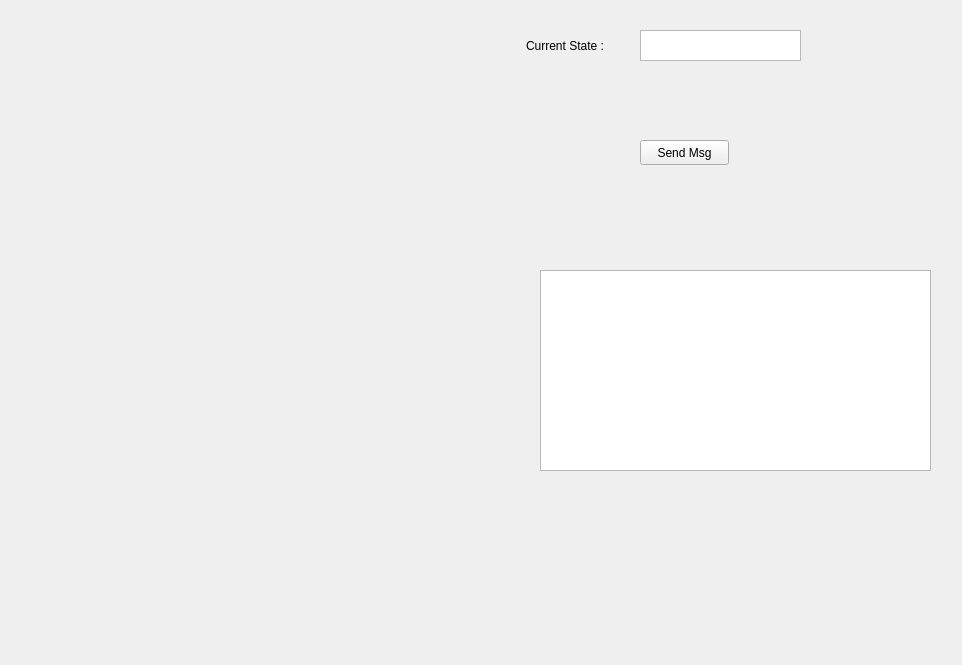
<?xml version="1.0" encoding="UTF-8"?>
<ui version="4.0">
 <class>MainWindow</class>
 <widget class="QMainWindow" name="MainWindow">
  <property name="geometry">
   <rect>
    <x>0</x>
    <y>0</y>
    <width>962</width>
    <height>665</height>
   </rect>
  </property>
  <property name="windowTitle">
   <string>MainWindow</string>
  </property>
  <widget class="QWidget" name="centralwidget">
   <widget class="QLabel" name="camera_label">
    <property name="geometry">
     <rect>
      <x>10</x>
      <y>10</y>
      <width>511</width>
      <height>311</height>
     </rect>
    </property>
    <property name="text">
     <string/>
    </property>
   </widget>
   <widget class="QTextEdit" name="log_textEdit">
    <property name="geometry">
     <rect>
      <x>540</x>
      <y>270</y>
      <width>391</width>
      <height>201</height>
     </rect>
    </property>
   </widget>
   <widget class="QPushButton" name="send_msg_btn">
    <property name="geometry">
     <rect>
      <x>640</x>
      <y>140</y>
      <width>89</width>
      <height>25</height>
     </rect>
    </property>
    <property name="text">
     <string>Send Msg</string>
    </property>
   </widget>
   <widget class="QTextEdit" name="state_textEdit">
    <property name="geometry">
     <rect>
      <x>640</x>
      <y>30</y>
      <width>161</width>
      <height>31</height>
     </rect>
    </property>
   </widget>
   <widget class="QLabel" name="label">
    <property name="geometry">
     <rect>
      <x>526</x>
      <y>30</y>
      <width>111</width>
      <height>31</height>
     </rect>
    </property>
    <property name="text">
     <string>Current State :</string>
    </property>
   </widget>
   <widget class="QLabel" name="map_label">
    <property name="geometry">
     <rect>
      <x>10</x>
      <y>390</y>
      <width>511</width>
      <height>245</height>
     </rect>
    </property>
    <property name="text">
     <string/>
    </property>
   </widget>
  </widget>
 </widget>
 <resources/>
 <connections/>
</ui>
